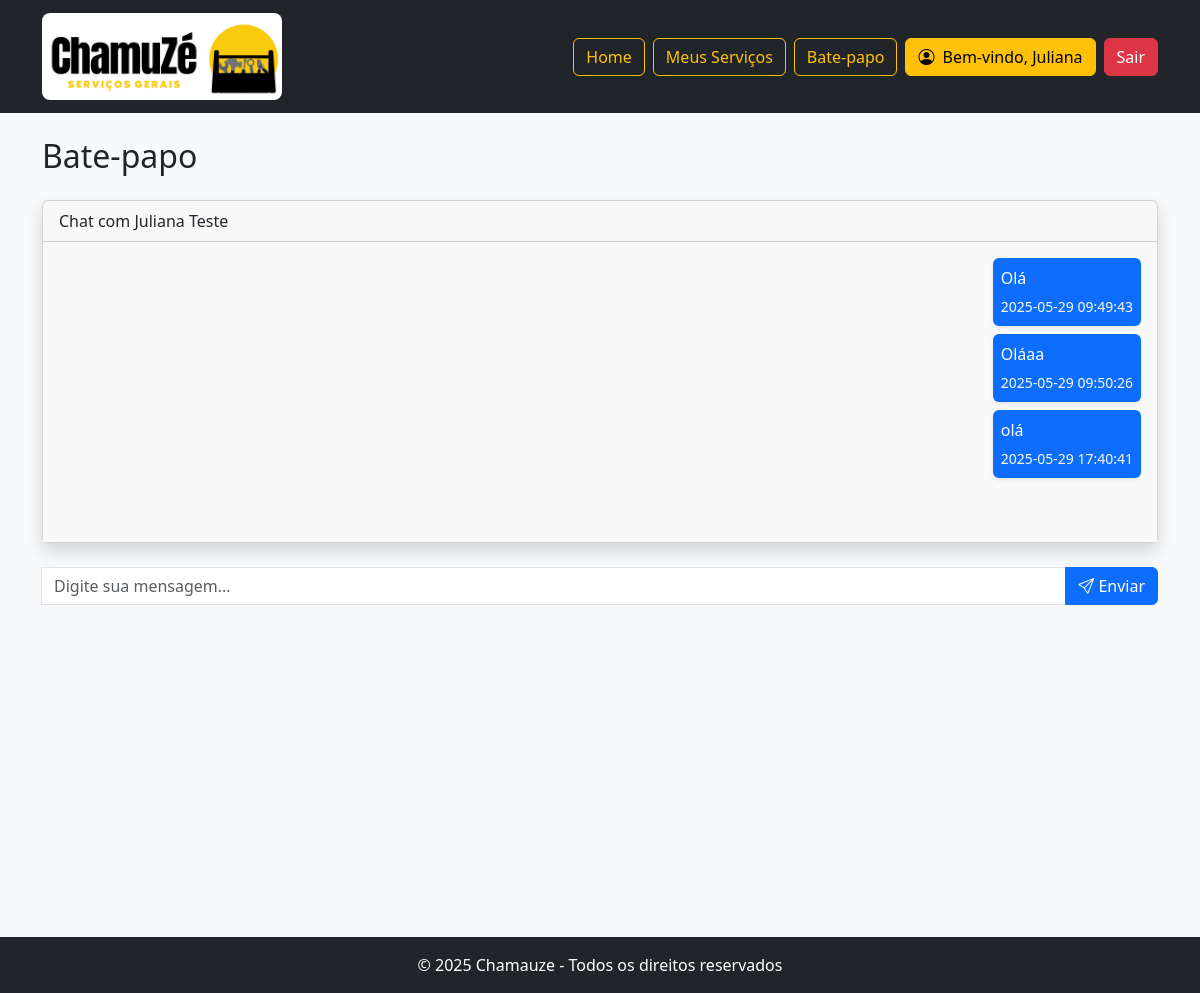
The app's page /config/chat.php?id_destinatario=19 (signed in), older data.
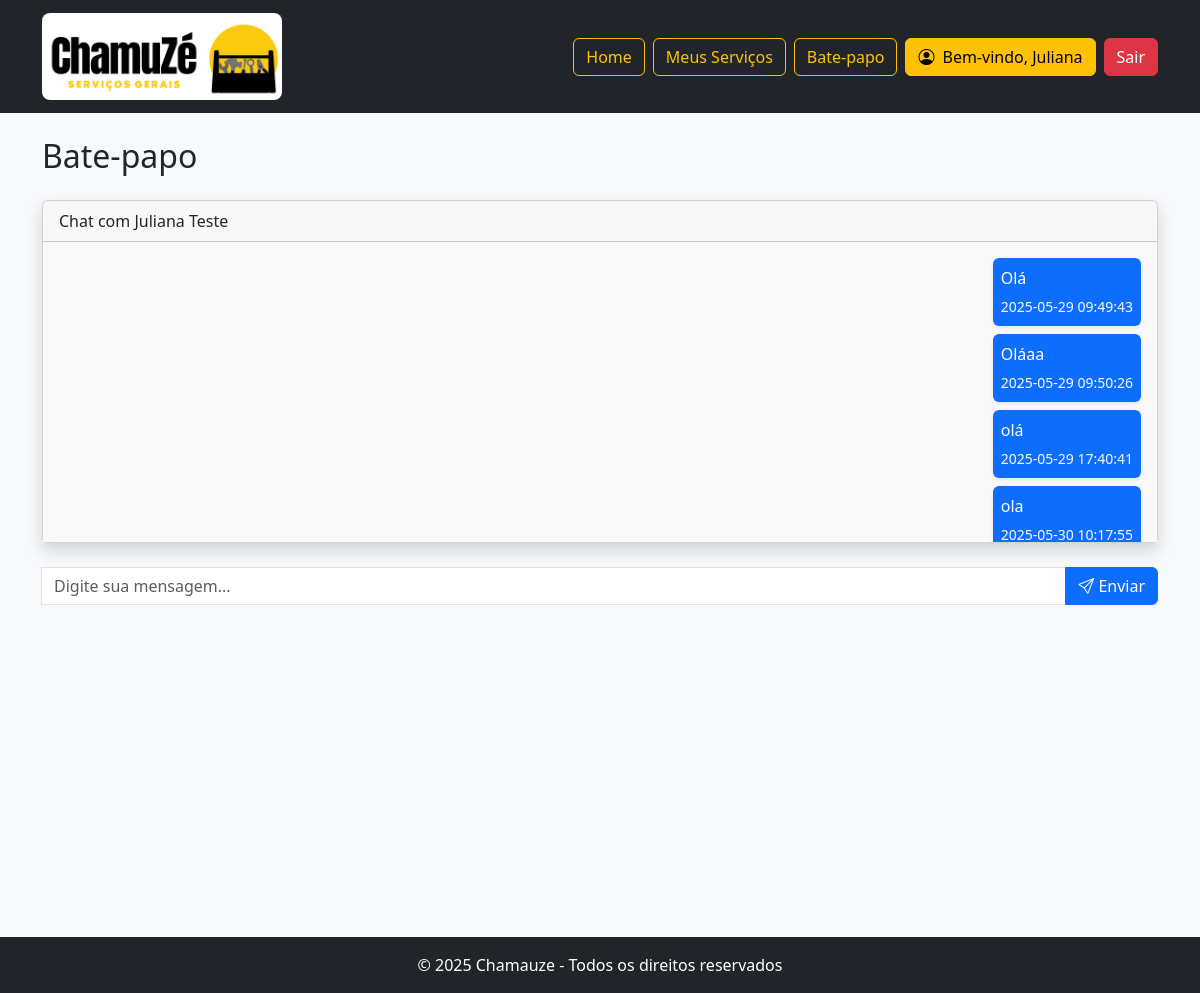
The same page, newer data.
### tables this page shows
CREATE TABLE `mensagem` (
  `id_mensagem` int(11) NOT NULL,
  `id_remetente` int(11) NOT NULL,
  `id_destinatario` int(11) NOT NULL,
  `mensagem` text NOT NULL,
  `data_envio` datetime DEFAULT current_timestamp()
);

### helpers/biblioteca.php (called while the page is built, shortened)
<?php
$conexao = conectaDB();
function buscarUsuarioPeloId($id_usuario){
    global $conexao;
    $sql = "SELECT * FROM usuario WHERE id_usuario = ?";
    $stmt = $conexao->prepare($sql);
    $stmt->bind_param('i', $id_usuario);
    $stmt->execute();
    $resultado = $stmt->get_result();
    return $resultado->fetch_assoc();
}
function buscarMensagensDoChatNoBanco($id_remetente, $id_destinatario) {
    global $conexao;
    $sql = "SELECT * FROM mensagem
            WHERE (id_remetente = ? AND id_destinatario = ?)
               OR (id_remetente = ? AND id_destinatario = ?)";
    $stmt = $conexao->prepare($sql);
    $stmt->bind_param('iiii', $id_remetente, $id_destinatario, $id_destinatario, $id_remetente);
    $stmt->execute();
    $resultado = $stmt->get_result();
    return $resultado->fetch_all(MYSQLI_ASSOC);
}
?>

### config/chat.php (the view, shortened to what this page needs)
<?php
include "../helpers/biblioteca.php";
if(isset($_GET['id_destinatario'])){
    $id_destinatario = $_GET['id_destinatario'];
}
$id_remetente = $_SESSION['usuario']['id_usuario'];
?>
<!DOCTYPE html>
<html lang="pt-br">
<head>
    <link rel="stylesheet" href="../assets/css/estrelas.css">
    <link href="https://cdn.jsdelivr.net/npm/bootstrap@5.3.3/dist/css/bootstrap.min.css" rel="stylesheet">
    <link rel="stylesheet" href="../assets/css/estilo.css">
    <link rel="stylesheet" href="https://cdn.jsdelivr.net/npm/bootstrap-icons/font/bootstrap-icons.css">
</head>
<body class="bg-light  vh-100">
    <?php include "../header/headerPrestador.php"; ?>
        <?php $mensagens = buscarMensagensDoChatNoBanco($id_remetente, $id_destinatario); ?>
    <main class="container min-vh-100">
        <h2 class="my-4">Bate-papo</h2>
        <div class="card shadow mb-4">
            <?php
            $destinatario = buscarUsuarioPeloId($id_destinatario);
            ?>
            <div class="card-header">Chat com <?= $destinatario['nome'] . " " . $destinatario['sobrenome'] ?>
        </div>
         <div class="card-body" id="mensagens" style="height: 300px; overflow-y: auto; background-color: #f9f9f9;">
            <?php foreach ($mensagens as $mensagem): ?>
                <?php if ($mensagem['id_remetente'] == $id_remetente && $mensagem['id_destinatario'] == $id_destinatario): ?>
                    <div class="d-flex justify-content-end mb-2">
                        <div class="p-2 bg-primary text-white rounded shadow-sm" style="max-width: 75%;">
                            <p class="mb-1"><?= $mensagem['mensagem']?></p>
                            <small class="text-light"><?= $mensagem['data_envio'] ?></small>
                        </div>
                    </div>
                <?php endif; ?>
            <?php endforeach; ?>
        </div>
        </div>
        <form id="formChat" class="input-group" action="../controller/chatController.php" method="POST">
            <input type="text" name="mensagem" class="form-control" placeholder="Digite sua mensagem..." required>
            <button class="btn btn-primary" type="submit" name="envio_mensagem"><i class="bi bi-send"></i> Enviar</button>
        </form>
    </main>
    <?php include "../footer.php"; ?>
</body>
</html>

Row changes from the older to the newer data that the page shows:
now on this page (row edited): mensagem: mensagem "ola", data_envio "2025-05-30 10:17:55"
